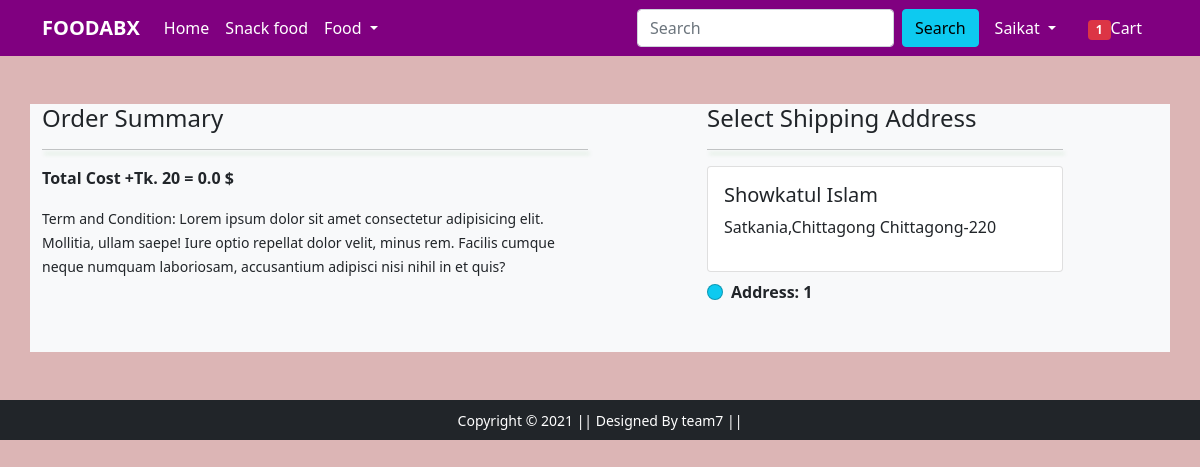
Screenshot of /checkout/ (signed in) with the database file from the repository.
### app/models.py (models this page shows, shortened)
class Customer(models.Model):
    user=models.ForeignKey(User,on_delete=models.CASCADE)
    name=models.CharField(max_length=200)
    locality=models.CharField(max_length=200)
    city=models.CharField(max_length=50)
    zipcode=models.IntegerField()
    state=models.CharField(choices=choose,max_length=50)

### app/views.py (the view)
# urls.py: path('checkout/', views.checkout, name='checkout'),
def checkout(request):
    user=request.user
    add=Customer.objects.filter(user=user)
    cart_items=Cart.objects.filter(user=user)
    amount=0.0
    shipping_amount=20.0
    total_amount=0.0
    cart_product=[p for p in Cart.objects.all() if p.user==request.user]
    if cart_product:
      for p in cart_product:
         tempamount=(p.quantity*p.product.discounted_price)
         amount+=tempamount
         total_amount=round(((amount+shipping_amount)/82),2)
    return render(request, 'app/checkout.html',{'add':add,'total_amount':total_amount,'cart_items':cart_items})

### app/templates/app/checkout.html (shortened to what this page needs)
{% extends 'app/base.html' %}
{% load static %}
{% block main-content %}
<div class="container bg-light">
 <div class="row mt-5">
  <div class="col-sm-6">
    <h4>Order Summary</h4>
    <hr>
      <p class="fw-bold">Total Cost +Tk. 20 = {{total_amount}} $ </p>
    <small>Term and Condition: Lorem ipsum dolor sit amet consectetur adipisicing elit. Mollitia, ullam saepe! Iure optio repellat dolor velit, minus rem. Facilis cumque neque numquam laboriosam, accusantium adipisci nisi nihil in et quis?</small>
  </div>
  <div class="col-sm-4 offset-sm-1">
    <h4>Select Shipping Address</h4>
    <hr>
    <form action="/paymentdone" id="myform">
      {% for ad in add %}
      <div class="card">
        <div class="card-body">
        <h5>{{ad.name}}</h5>
        <p>{{ad.locality}},{{ad.city}} {{ad.state}}-{{ad.zipcode}} </p>
        </div>
      </div>
        <div class="form-check mt-2 mb-5 ">
          <input required class="form-check-input bg-info" type="radio"
          name="custid" id="custadd{{forloop.counter}}" value="{{ad.id}}">
          <label class="form-check-label fw-bold " for="custadd{{forloop.counter}}">
            Address: {{forloop.counter}} </label>
        </div>
        {% endfor %}
      </form>
    </div>
  </div>
</div>
{% endblock main-content %}

### app/templates/app/base.html (shortened to what this page needs)
<!doctype html>
{% load static %}
<html lang="en">
  <head>
    <link rel="stylesheet" href="{% static 'app/css/bootstrap.min.css' %}">
    <link rel="stylesheet" href="{% static 'app/css/owl.carousel.min.css' %}">
    <link rel="stylesheet" href="{% static 'app/css/all.min.css' %}">
    <link rel="stylesheet" href="{% static 'app/css/style.css' %}">
  </head>
  <body>
    <nav class="navbar navbar-expand-lg navbar-dark nav_bg">
     <div class="container">
       <a class="navbar-brand" href="/">FoodABX</a>
       <div class="collapse navbar-collapse" id="navbarSupportedContent">
         <ul class="navbar-nav me-auto mb-2 mb-lg-0">
           <li class="nav-item">
             <a class="nav-link active headH" aria-current="page" href="/">Home</a>
           </li>
           <li class="nav-item">
             <a class="nav-link active headH" aria-current="page" href="{% url 'lower' 'LF' %}">Snack food</a>
           </li>
           <li class="nav-item dropdown">
             <a class="nav-link dropdown-toggle text-white headH" href="#" id="fashionDropdown" role="button" data-bs-toggle="dropdown" aria-expanded="false">
               Food
             </a>
           </li>
         </ul>
         <form action="" class="d-flex" method="POST" >
           <input class="form-control me-2" type="search" placeholder="Search" aria-label="Search" name="search">
           <button class="btn btn-info" type="submit">Search</button>
         </form>
         <div>
          <ul class="navbar-nav me-auto mb-2 mb-lg-0">
           {% if request.user.is_authenticated %}
           <li class="nav-item dropdown mx-2">
              <a class="nav-link dropdown-toggle text-white headH" href="#" id="profileDropdown"
              role="button" data-bs-toggle="dropdown" aria-expanded="false">
                {{request.user|capfirst}}
              </a>
            </li>
            <li class="nav-item mx-2">
             <a href="{% url 'showcart' %}" class="nav-link text-white"><span class="badge bg-danger">1</span>Cart</a>
            </li>
          {% endif %}
          </ul>
         </div>
       </div>
     </div>
    </nav>
    {% block main-content %} {% endblock main-content %}
    <footer class="container-fluid bg-dark text-center p-2 mt-5">
        <small class="text-white">Copyright &copy; 2021 || Designed By team7 || </small>
    </footer>
  </body>
</html>

### app/static/app/css/style.css (style rules this page uses)
.nav_bg { background-color: purple; }
.navbar-brand { font-weight: bold; text-transform: uppercase; }
footer { background: grey; }
hr { box-shadow: 2px 4px 4px green; }

### app/templates/app/checkout.html (style rules this page uses)
body { background:rgba(187, 108, 108,0.5); }

### rows the page displays
Customer: name "Showkatul Islam", locality "Satkania", city "Chittagong", state "Chittagong", zipcode "220"

### other values shown
{{ request.user|capfirst }} "Saikat"
{{ total_amount }} "0.0"
